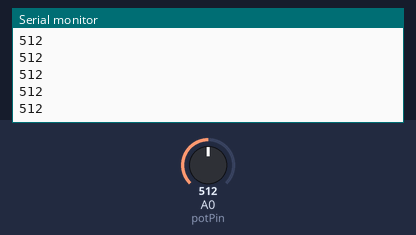
This sketch was run on a simulated Arduino Uno, built with avr-gcc and run on an emulated ATmega328P. Shown: the last lines printed to the serial monitor. Inputs (shaded band) come from the test bench; at power-on: A0 (potPin) = 512.

Above: at 1.2 s.
1.3 s: A0 (potPin) set to 716
At 1.31 s:
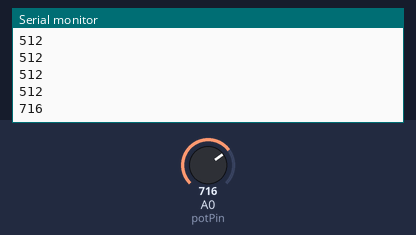
2.8 s: A0 (potPin) set to 900
At 2.81 s:
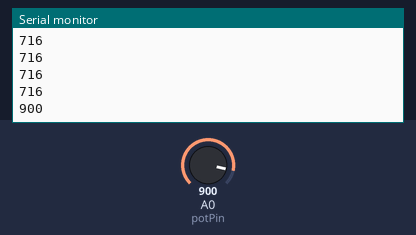
Timing chart, 0 to 5.8 s (numbered marks = the images above; inputs shaded):
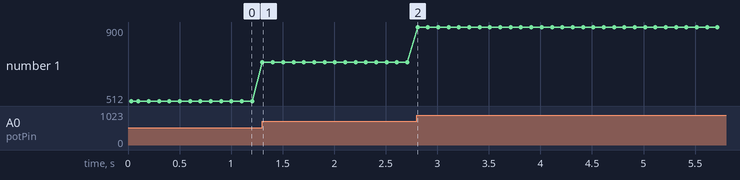

The sketch:

potansiyometreOkuma.ino
```cpp
int potPin = A0;

void setup() {
  Serial.begin(9600);
  Serial.println("Analog input okuma ornegi.");
}

void loop() {
  int deger = analogRead(potPin);
  Serial.println(deger);
  delay(100);
}
```

Measured:
- after the input at 1.3 s, the serial monitor: prints a new line at once (image 1)
- after the input at 2.8 s, the serial monitor: prints a new line at once (image 2)
- plotted number 1: 512 → 716 after the input at 1.3 s, 716 → 900 after the input at 2.8 s
